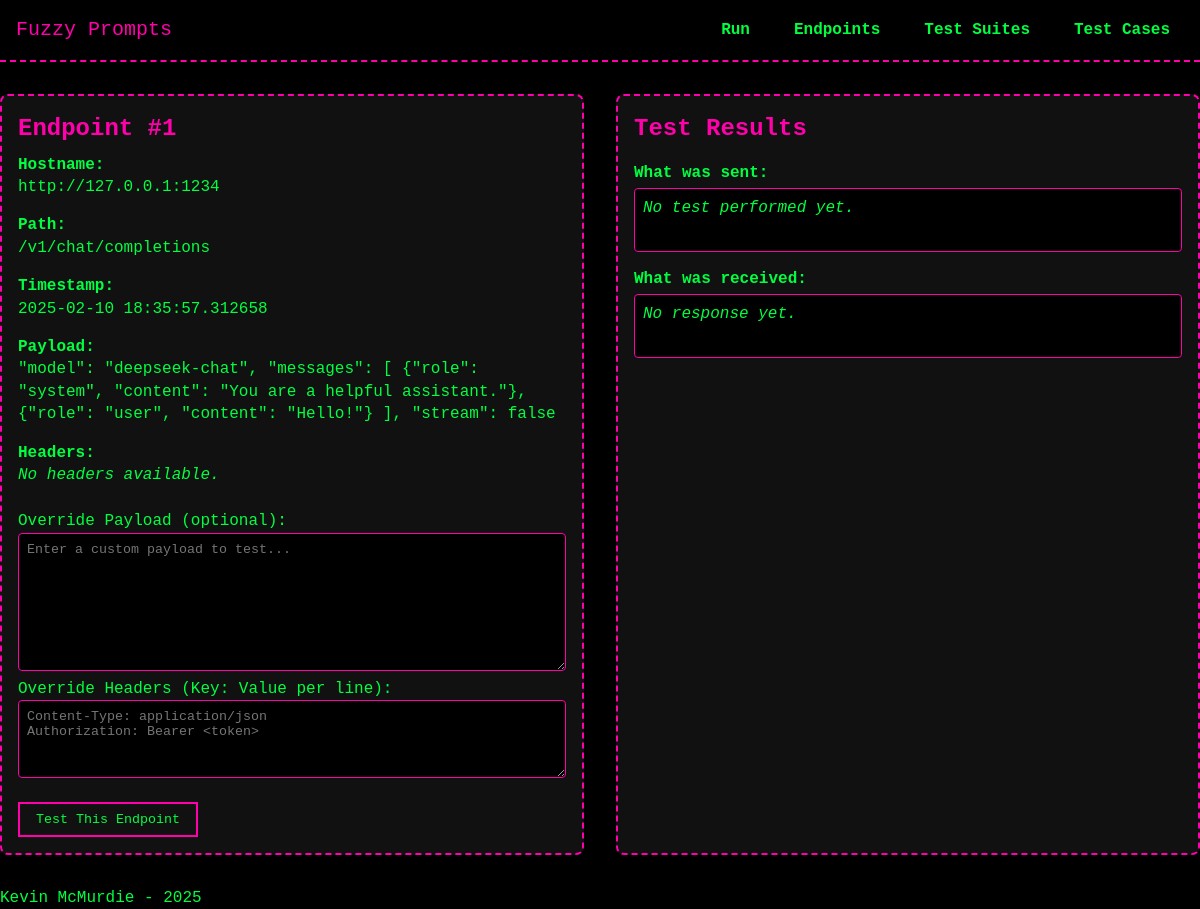
Before: /endpoints/1 with the older database file.
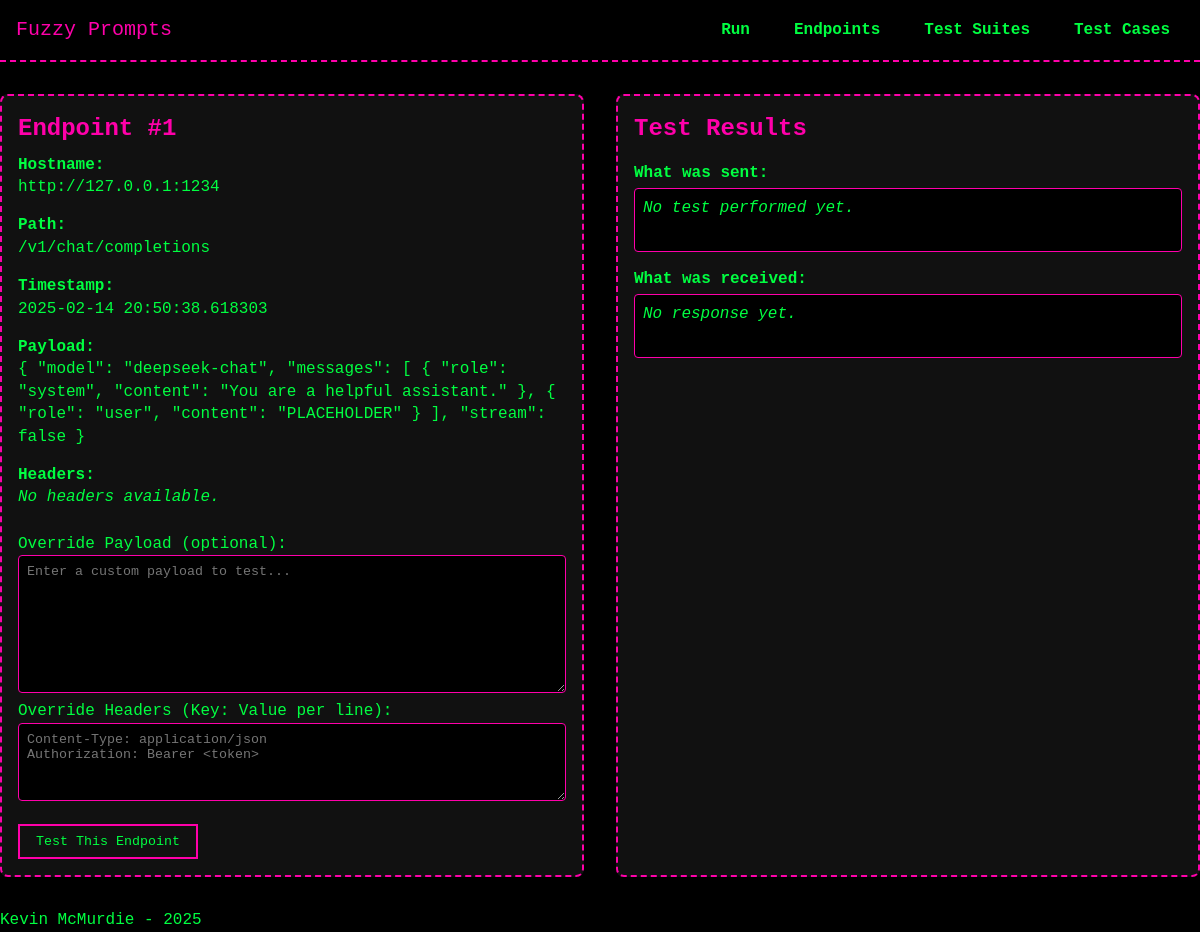
After: the same page with the newer database file.
### models/model_Endpoints.py (models this page shows, shortened)
class Endpoint(db.Model):
    __tablename__ = 'endpoints'
    id = db.Column(db.Integer, primary_key=True)
    hostname = db.Column(db.String, nullable=False)
    endpoint = db.Column(db.String, nullable=False)
    http_payload = db.Column(db.Text, nullable=True)   # HTTP payload sent with the request, should handle and store as JSON
    timestamp = db.Column(db.DateTime, default=datetime.utcnow)  # <--- ADDED TIMESTAMP
    headers = db.relationship('APIHeader', back_populates='endpoint', cascade='all, delete-orphan')
    test_runs = db.relationship('TestRun', back_populates='endpoint')

### routes/endpoints.py (the view)
@endpoints_bp.route('/<int:endpoint_id>', methods=['GET'])
def view_endpoint_details(endpoint_id):
    ep = Endpoint.query.get_or_404(endpoint_id)
    return render_template('endpoints/view_endpoint.html', endpoint=ep)

### templates/endpoints/view_endpoint.html (shortened to what this page needs)
{% extends "base.html" %}
{% block content %}
<div class="two-column-container">
  <div class="left-card">
    <h2>Endpoint #{{ endpoint.id }}</h2>
    <div class="endpoint-field">
      <label>Hostname:</label><br>
      <span>{{ endpoint.hostname }}</span>
    </div>
    <div class="endpoint-field">
      <label>Path:</label><br>
      <span>{{ endpoint.endpoint }}</span>
    </div>
    <div class="endpoint-field">
      <label>Timestamp:</label><br>
      <span>
        {% if endpoint.timestamp %}
          {{ endpoint.timestamp }}
        {% else %}
          N/A
        {% endif %}
      </span>
    </div>
    <div class="endpoint-field">
      <label>Payload:</label><br>
      <span>
        {% if endpoint.http_payload %}
          {{ endpoint.http_payload }}
        {% else %}
          <em>No payload</em>
        {% endif %}
      </span>
    </div>
    <div class="endpoint-field">
      <label>Headers:</label><br>
      {% if endpoint.headers and endpoint.headers|length > 0 %}
        <ul class="headers-list">
          {% for hdr in endpoint.headers %}
            <li><strong>{{ hdr.key }}:</strong> {{ hdr.value }}</li>
          {% endfor %}
        </ul>
      {% else %}
        <p style="margin: 0;"><em>No headers available.</em></p>
      {% endif %}
    </div>
    <form
      class="test-form"
      action="{{ url_for('endpoints_bp.test_endpoint', endpoint_id=endpoint.id) }}"
      method="POST"
    >
      <label for="testPayload">Override Payload (optional):</label>
      <textarea id="testPayload" name="test_payload" rows="8"
       placeholder="Enter a custom payload to test..."
      >{% if override_payload %}{{ override_payload }}{% endif %}</textarea>
    <label for="raw_headers">Override Headers (Key: Value per line):</label>
    <textarea
      id="raw_headers"
      name="raw_headers"
      rows="4"
      placeholder="Content-Type: application/json
Authorization: Bearer <token>"
    ></textarea>
      <button type="submit" style="margin-top: 1rem;">Test This Endpoint</button>
    </form>
  </div>
  <div class="right-card">
    <h2>Test Results</h2>
    <div class="test-section">
      <label>What was sent:</label>
      <div class="results-box">
        {% if test_payload %}
          <pre>{{ test_payload }}</pre>
        {% else %}
          <em>No test performed yet.</em>
        {% endif %}
      </div>
    </div>
    <div class="test-section">
      <label>What was received:</label>
      <div class="results-box">
        {% if test_response %}
          <pre>{{ test_response }}</pre>
        {% else %}
          <em>No response yet.</em>
        {% endif %}
      </div>
    </div>
  </div>
</div>
{% endblock %}

Changed rows visible on the page:
changed Endpoint "http://127.0.0.1:1234": timestamp "2025-02-10 18:35:57.312658" → "2025-02-14 20:50:38.618303"; http_payload "\"model\": \"deepseek-chat\", \"messages\": [ {\"role\": \"system\", \"content\": \"You are a helpful assistant.\"}, {\"role\": \"user\", \"content\": \"Hello!\"} ], \"stream\": false" → "{ \"model\": \"deepseek-chat\", \"messages\": [ { \"role\": \"system\", \"content\": \"You are a helpful assistant.\" }, { \"role\": \"user\", \"content\": \"PLACEHOLDER\" } ], \"stream\": false }"
